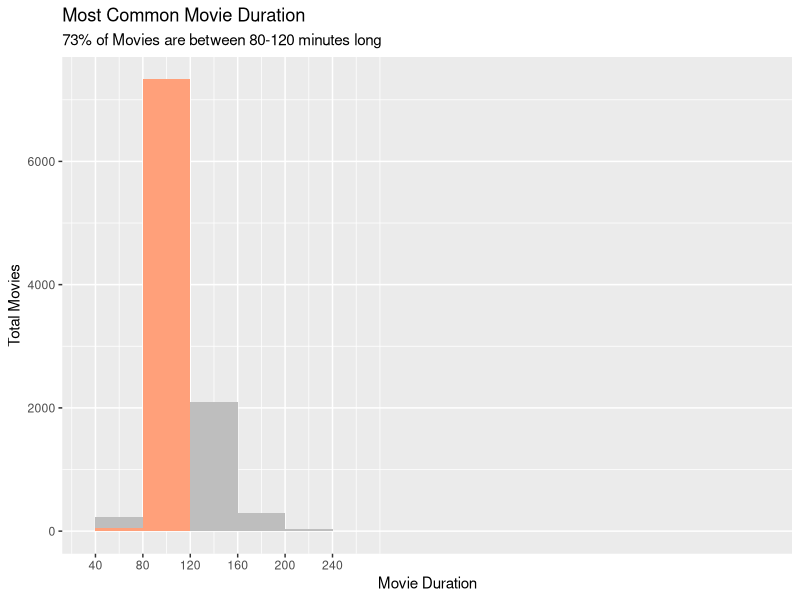
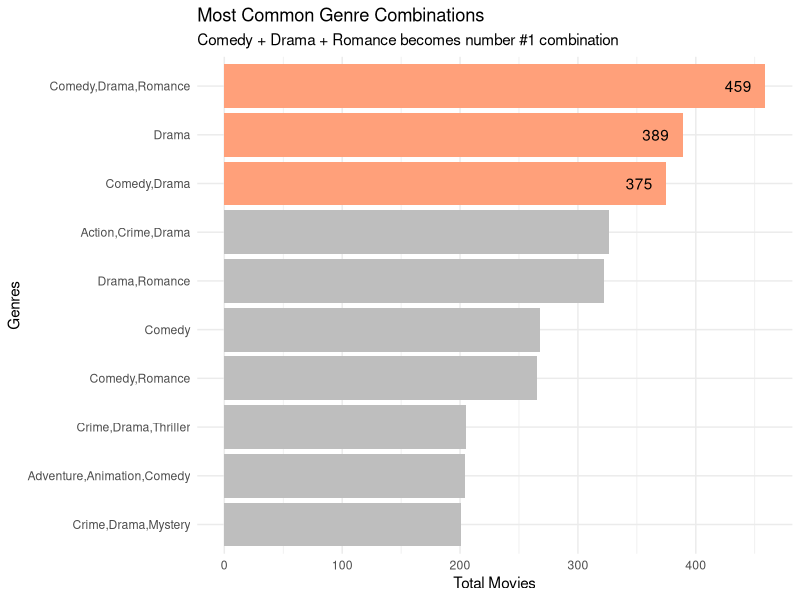
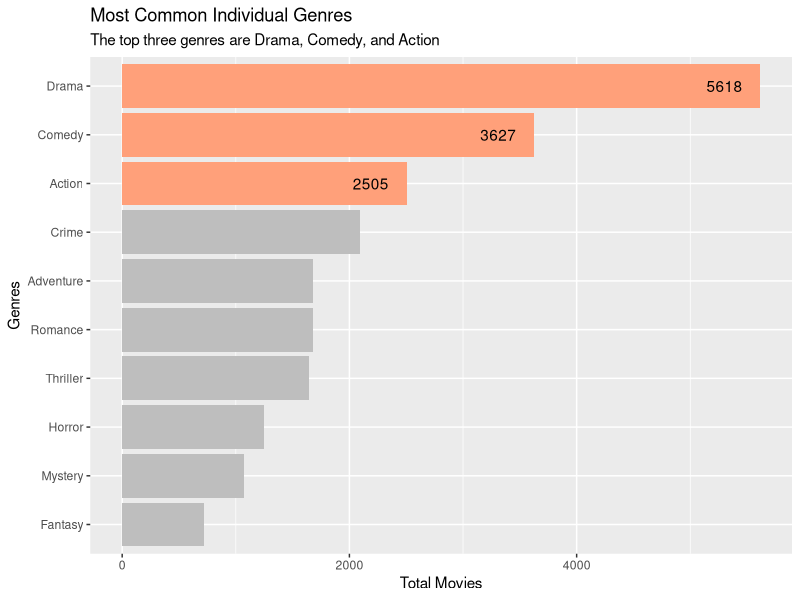

Source code (R) for these figures, in order:
## ---- chunk 1
#| output: false

library(tidyverse)
df <- read_csv('top_10_000_movies.csv', na = '\\N')
df <- df |> 
  mutate(genres = fct_rev(fct_infreq(genres)))
df_unnested_genre <- df |> 
  mutate(genres = str_split(genres, ',')) |> 
  unnest_longer(genres) |> 
  mutate(genres = fct_rev(fct_infreq(genres)))
## ---- chunk 2
df |> 
  ggplot(aes(runtimeMinutes)) +
  geom_histogram(aes(fill = runtimeMinutes >= 80 & runtimeMinutes <= 120), 
                 binwidth = 40, boundary = 0, na.rm = TRUE) +
  scale_x_continuous(breaks = seq(0, 240, 40)) +
  scale_fill_manual(values = c("FALSE" = "grey", "TRUE" = "#FFA07A")) +
  labs(fill = "",
       title =  "Most Common Movie Duration",
       subtitle = '73% of Movies are between 80-120 minutes long',
       x = 'Movie Duration',
       y = 'Total Movies') +
  theme(legend.position = 'none')
## ---- chunk 3
df |> 
  count(genres) |> 
  arrange(desc(n)) |>
  mutate(is_top3 = ifelse(row_number() <= 3, "Top 3", "Others")) |>  # Flag top 5
  slice_head(n = 10) |> 
  ggplot(aes(n, genres, fill = is_top3)) +  # Use fill aesthetic to differentiate
  geom_col() +
  geom_text(aes(label = ifelse(is_top3 == "Top 3", n, "")), hjust = 1.5) +
  scale_fill_manual(values = c("Top 3" = "#FFA07A", "Others" = "grey")) +  # Highlight top 5
  theme_minimal() +
  labs(fill = "Rank",
       title = 'Most Common Genre Combinations',
       subtitle = 'Comedy + Drama + Romance becomes number #1 combination',
       x = 'Total Movies',
       y = 'Genres') +
  theme(legend.position = 'none')
## ---- chunk 4
df_unnested_genre |> 
  count(genres) |> 
  arrange(desc(n)) |> 
  slice_head(n = 10) |> 
  mutate(Rank = if_else(row_number() <= 3, 'Top 3', 'Others')) |> 
  ggplot(aes(genres, n, fill = Rank)) +
  geom_col() +
  geom_text(aes(label = ifelse(Rank == "Top 3", n, "")), hjust = 1.5) +
  scale_fill_manual(values = c('Top 3' = '#FFA07A', 'Others' = 'grey')) +
  coord_flip() +
  labs(title = 'Most Common Individual Genres',
       subtitle = 'The top three genres are Drama, Comedy, and Action',
       y = 'Total Movies',
       x = 'Genres') +
  theme(legend.position = 'none')
